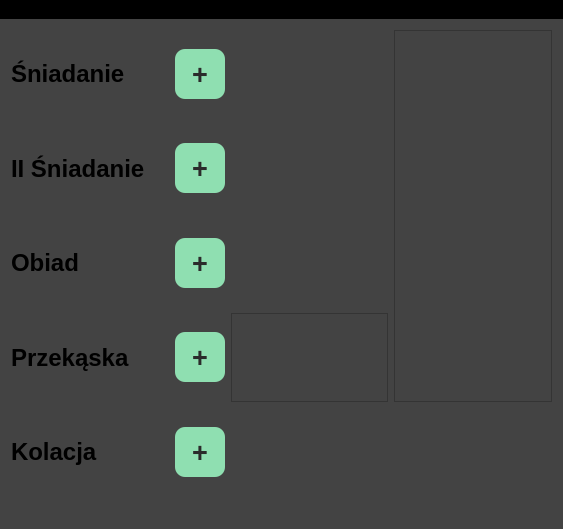
<?xml version="1.0" encoding="UTF-8"?>
<ui version="4.0">
 <class>MainWindow</class>
 <widget class="QMainWindow" name="MainWindow">
  <property name="geometry">
   <rect>
    <x>0</x>
    <y>0</y>
    <width>563</width>
    <height>529</height>
   </rect>
  </property>
  <property name="font">
   <font>
    <weight>75</weight>
    <bold>true</bold>
   </font>
  </property>
  <property name="windowTitle">
   <string>FitNoLess</string>
  </property>
  <property name="styleSheet">
   <string notr="true">background-color: rgb(67, 67, 67);</string>
  </property>
  <widget class="QWidget" name="centralWidget">
   <property name="styleSheet">
    <string notr="true"/>
   </property>
   <layout class="QGridLayout" name="gridLayout">
    <item row="3" column="0">
     <widget class="QLabel" name="label_4">
      <property name="sizePolicy">
       <sizepolicy hsizetype="Minimum" vsizetype="MinimumExpanding">
        <horstretch>0</horstretch>
        <verstretch>0</verstretch>
       </sizepolicy>
      </property>
      <property name="font">
       <font>
        <pointsize>18</pointsize>
        <weight>75</weight>
        <bold>true</bold>
       </font>
      </property>
      <property name="layoutDirection">
       <enum>Qt::LeftToRight</enum>
      </property>
      <property name="frameShape">
       <enum>QFrame::NoFrame</enum>
      </property>
      <property name="frameShadow">
       <enum>QFrame::Plain</enum>
      </property>
      <property name="lineWidth">
       <number>2</number>
      </property>
      <property name="text">
       <string>Przekąska</string>
      </property>
     </widget>
    </item>
    <item row="0" column="0">
     <widget class="QLabel" name="label">
      <property name="sizePolicy">
       <sizepolicy hsizetype="Minimum" vsizetype="MinimumExpanding">
        <horstretch>0</horstretch>
        <verstretch>0</verstretch>
       </sizepolicy>
      </property>
      <property name="font">
       <font>
        <pointsize>18</pointsize>
        <weight>75</weight>
        <bold>true</bold>
       </font>
      </property>
      <property name="layoutDirection">
       <enum>Qt::LeftToRight</enum>
      </property>
      <property name="frameShape">
       <enum>QFrame::NoFrame</enum>
      </property>
      <property name="frameShadow">
       <enum>QFrame::Plain</enum>
      </property>
      <property name="lineWidth">
       <number>2</number>
      </property>
      <property name="text">
       <string>Śniadanie</string>
      </property>
     </widget>
    </item>
    <item row="1" column="0">
     <widget class="QLabel" name="label_2">
      <property name="sizePolicy">
       <sizepolicy hsizetype="Minimum" vsizetype="MinimumExpanding">
        <horstretch>0</horstretch>
        <verstretch>0</verstretch>
       </sizepolicy>
      </property>
      <property name="font">
       <font>
        <pointsize>18</pointsize>
        <weight>75</weight>
        <bold>true</bold>
       </font>
      </property>
      <property name="layoutDirection">
       <enum>Qt::LeftToRight</enum>
      </property>
      <property name="frameShape">
       <enum>QFrame::NoFrame</enum>
      </property>
      <property name="frameShadow">
       <enum>QFrame::Plain</enum>
      </property>
      <property name="lineWidth">
       <number>2</number>
      </property>
      <property name="text">
       <string>II Śniadanie</string>
      </property>
     </widget>
    </item>
    <item row="2" column="0">
     <widget class="QLabel" name="label_3">
      <property name="sizePolicy">
       <sizepolicy hsizetype="Minimum" vsizetype="MinimumExpanding">
        <horstretch>0</horstretch>
        <verstretch>0</verstretch>
       </sizepolicy>
      </property>
      <property name="font">
       <font>
        <pointsize>18</pointsize>
        <weight>75</weight>
        <bold>true</bold>
       </font>
      </property>
      <property name="layoutDirection">
       <enum>Qt::LeftToRight</enum>
      </property>
      <property name="frameShape">
       <enum>QFrame::NoFrame</enum>
      </property>
      <property name="frameShadow">
       <enum>QFrame::Plain</enum>
      </property>
      <property name="lineWidth">
       <number>2</number>
      </property>
      <property name="text">
       <string>Obiad</string>
      </property>
     </widget>
    </item>
    <item row="4" column="0">
     <widget class="QLabel" name="label_5">
      <property name="sizePolicy">
       <sizepolicy hsizetype="Minimum" vsizetype="MinimumExpanding">
        <horstretch>0</horstretch>
        <verstretch>0</verstretch>
       </sizepolicy>
      </property>
      <property name="font">
       <font>
        <pointsize>18</pointsize>
        <weight>75</weight>
        <bold>true</bold>
       </font>
      </property>
      <property name="layoutDirection">
       <enum>Qt::LeftToRight</enum>
      </property>
      <property name="frameShape">
       <enum>QFrame::NoFrame</enum>
      </property>
      <property name="frameShadow">
       <enum>QFrame::Plain</enum>
      </property>
      <property name="lineWidth">
       <number>2</number>
      </property>
      <property name="text">
       <string>Kolacja</string>
      </property>
     </widget>
    </item>
    <item row="0" column="5" rowspan="4">
     <widget class="QFrame" name="frame">
      <property name="frameShape">
       <enum>QFrame::StyledPanel</enum>
      </property>
      <property name="frameShadow">
       <enum>QFrame::Raised</enum>
      </property>
     </widget>
    </item>
    <item row="4" column="1">
     <widget class="QPushButton" name="pushButton_5">
      <property name="maximumSize">
       <size>
        <width>50</width>
        <height>50</height>
       </size>
      </property>
      <property name="font">
       <font>
        <pointsize>20</pointsize>
        <weight>75</weight>
        <bold>true</bold>
       </font>
      </property>
      <property name="styleSheet">
       <string notr="true">QPushButton{
background-color: rgb(143, 223, 177); 
border: none;
color:rgb(43, 43, 43);
border-radius: 10px;
}</string>
      </property>
      <property name="text">
       <string>+</string>
      </property>
     </widget>
    </item>
    <item row="3" column="1">
     <widget class="QPushButton" name="pushButton_4">
      <property name="maximumSize">
       <size>
        <width>50</width>
        <height>50</height>
       </size>
      </property>
      <property name="font">
       <font>
        <pointsize>20</pointsize>
        <weight>75</weight>
        <bold>true</bold>
       </font>
      </property>
      <property name="styleSheet">
       <string notr="true">QPushButton{
background-color: rgb(143, 223, 177); 
border: none;
color:rgb(43, 43, 43);
border-radius: 10px;
}</string>
      </property>
      <property name="text">
       <string>+</string>
      </property>
     </widget>
    </item>
    <item row="2" column="1">
     <widget class="QPushButton" name="pushButton_3">
      <property name="maximumSize">
       <size>
        <width>50</width>
        <height>50</height>
       </size>
      </property>
      <property name="font">
       <font>
        <pointsize>20</pointsize>
        <weight>75</weight>
        <bold>true</bold>
       </font>
      </property>
      <property name="styleSheet">
       <string notr="true">QPushButton{
background-color: rgb(143, 223, 177); 
border: none;
color:rgb(43, 43, 43);
border-radius: 10px;
}</string>
      </property>
      <property name="text">
       <string>+</string>
      </property>
     </widget>
    </item>
    <item row="1" column="1">
     <widget class="QPushButton" name="pushButton_2">
      <property name="maximumSize">
       <size>
        <width>50</width>
        <height>50</height>
       </size>
      </property>
      <property name="font">
       <font>
        <pointsize>20</pointsize>
        <weight>75</weight>
        <bold>true</bold>
       </font>
      </property>
      <property name="styleSheet">
       <string notr="true">QPushButton{
background-color: rgb(143, 223, 177); 
border: none;
color:rgb(43, 43, 43);
border-radius: 10px;
}</string>
      </property>
      <property name="text">
       <string>+</string>
      </property>
     </widget>
    </item>
    <item row="0" column="1">
     <widget class="QPushButton" name="pushButton">
      <property name="maximumSize">
       <size>
        <width>50</width>
        <height>50</height>
       </size>
      </property>
      <property name="font">
       <font>
        <pointsize>20</pointsize>
        <weight>75</weight>
        <bold>true</bold>
       </font>
      </property>
      <property name="styleSheet">
       <string notr="true">QPushButton{
background-color: rgb(143, 223, 177); 
border: none;
color:rgb(43, 43, 43);
border-radius: 10px;
}
</string>
      </property>
      <property name="text">
       <string>+</string>
      </property>
     </widget>
    </item>
    <item row="3" column="2">
     <widget class="QFrame" name="frame_2">
      <property name="frameShape">
       <enum>QFrame::StyledPanel</enum>
      </property>
      <property name="frameShadow">
       <enum>QFrame::Raised</enum>
      </property>
     </widget>
    </item>
   </layout>
  </widget>
  <widget class="QMenuBar" name="menuBar">
   <property name="geometry">
    <rect>
     <x>0</x>
     <y>0</y>
     <width>563</width>
     <height>26</height>
    </rect>
   </property>
   <property name="styleSheet">
    <string notr="true">background-color: rgb(0, 0, 0);</string>
   </property>
   <widget class="QMenu" name="menuMenu">
    <property name="font">
     <font/>
    </property>
    <property name="styleSheet">
     <string notr="true">background-color:  rgb(143, 223, 177);
color: rgb(56, 56, 56);</string>
    </property>
    <property name="title">
     <string>Menu</string>
    </property>
    <addaction name="actionBMI_Calculator"/>
   </widget>
   <addaction name="menuMenu"/>
  </widget>
  <widget class="QStatusBar" name="statusBar"/>
  <action name="actionBMI_Calculator">
   <property name="text">
    <string>BMI Calculator</string>
   </property>
  </action>
 </widget>
 <layoutdefault spacing="6" margin="11"/>
 <resources/>
 <connections/>
</ui>
